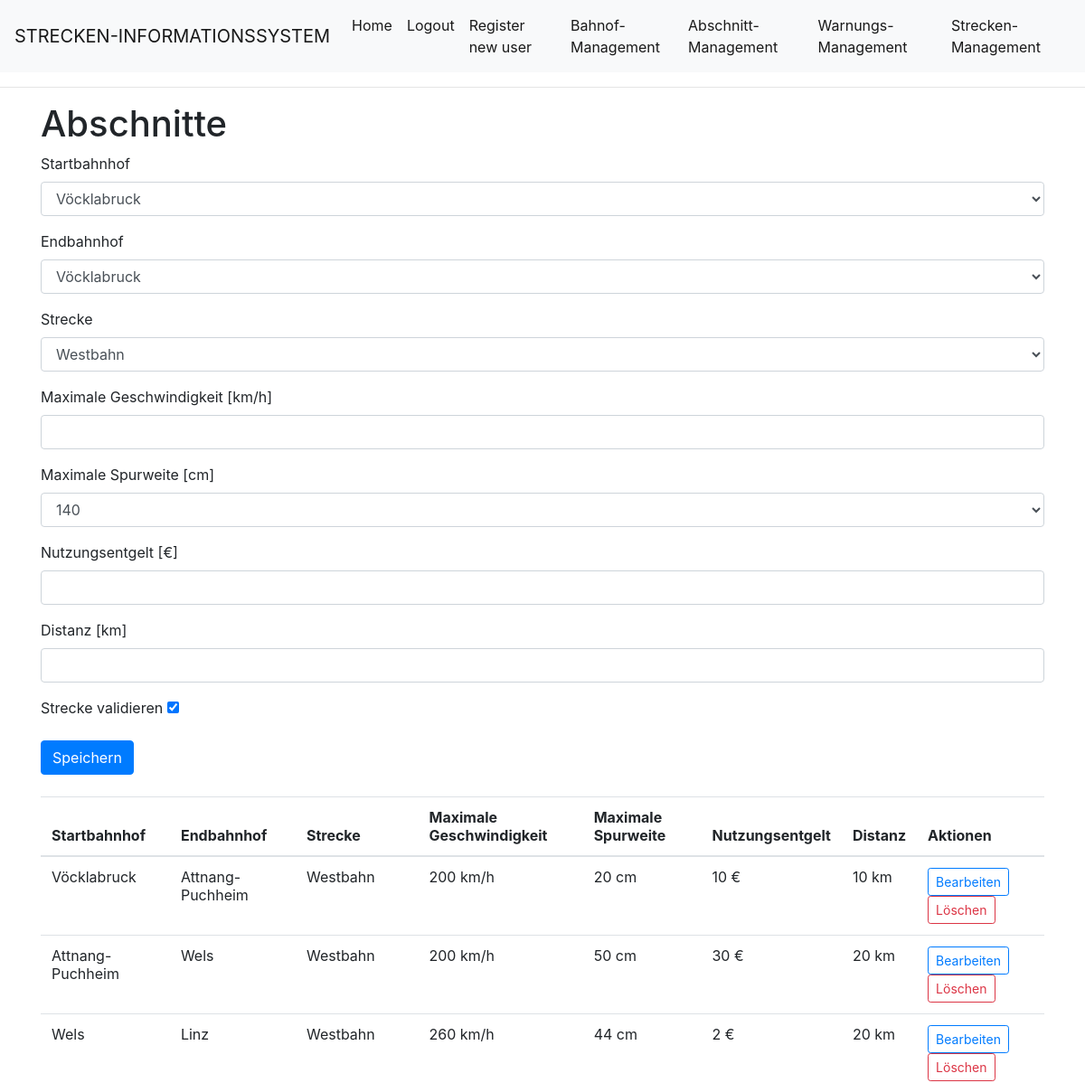
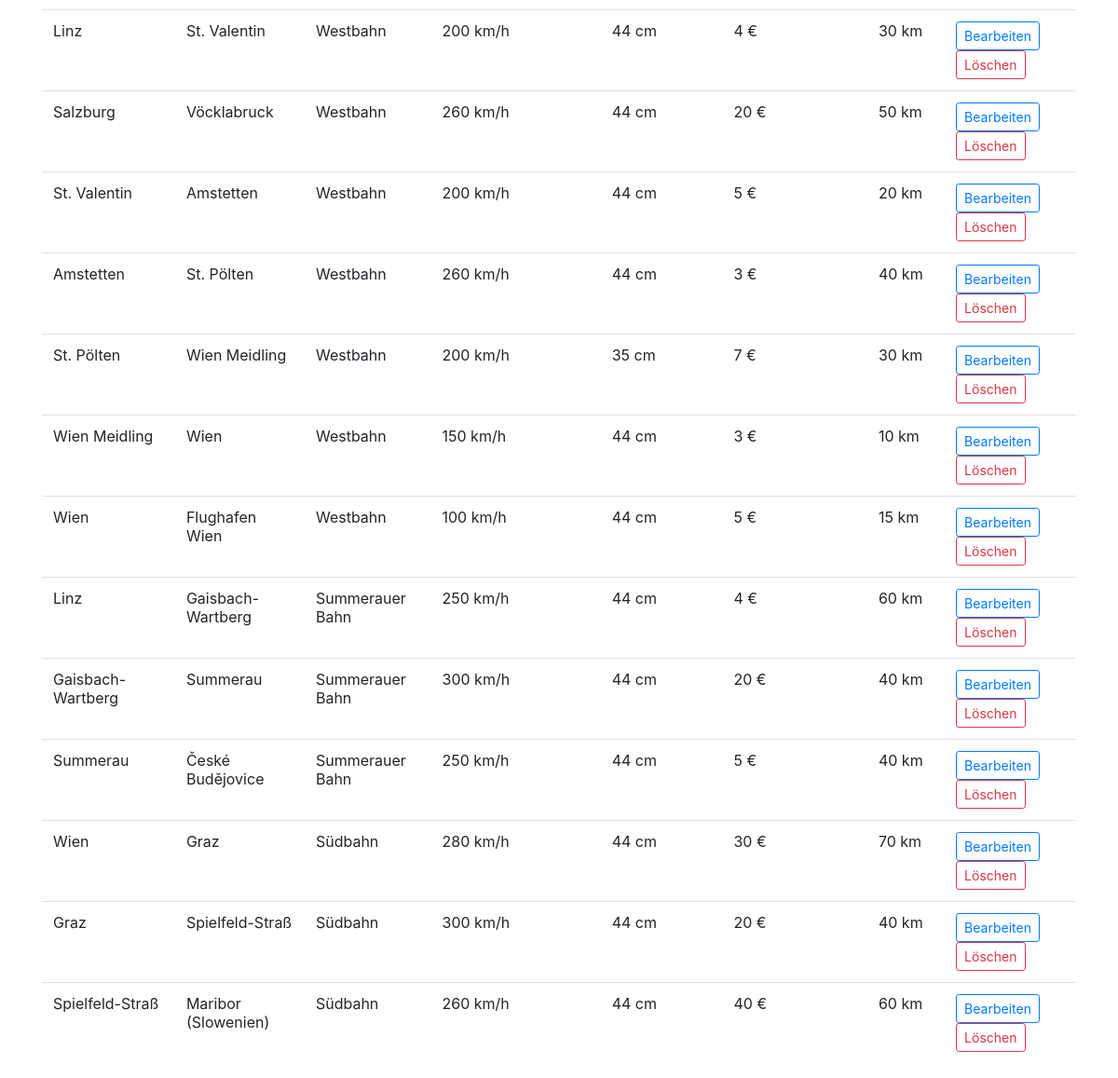
Screenshot of /abschnitt (signed in) with the database file from the repository (2 pictures, top to bottom).
### app/models.py (models this page shows, shortened)
class Abschnitt(db.Model):
    abschnitt_id = Column(Integer, primary_key=True)
    startbahnhof_id = Column(String(64), ForeignKey('bahnhof.name'))
    endbahnhof_id = Column(String(64), ForeignKey('bahnhof.name'))
    strecke_id = Column(String(64), ForeignKey('strecke.name'))
    maximale_geschwindigkeit = Column(Integer)
    maximale_spurweite = Column(Integer)
    nutzungsentgelt = Column(Integer)
    distanz = Column(Integer)
    warnung = Column(Boolean)
    startbahnhof = relationship('Bahnhof', foreign_keys=[startbahnhof_id])
    endbahnhof = relationship('Bahnhof', foreign_keys=[endbahnhof_id])
    strecke = relationship('Strecke', back_populates='abschnitte', foreign_keys=[strecke_id])
    warnungen = relationship('Warnung', back_populates='abschnitt', cascade='all, delete-orphan')

class Strecke(db.Model):
    name = Column(String(64), primary_key=True)
    abschnitte = relationship('Abschnitt', back_populates='strecke', cascade='all, delete-orphan')

### app/routes.py (the view, shortened to what this page needs)
@app.route('/abschnitt', methods=['GET', 'POST'])
@login_required
def abschnitt():
    form = AbschnittForm()
    abschnitte = Abschnitt.query.all()
    return render_template('abschnitt.html', title='Abschnitt', abschnitte=abschnitte, form=form)

### app/forms.py (shortened to what this page needs)
class AbschnittForm(FlaskForm):
    startbahnhof_id = SelectField('Startbahnhof', choices=get_bahnhof_choices, validators=[DataRequired()])
    endbahnhof_id = SelectField('Endbahnhof', choices=get_bahnhof_choices, validators=[DataRequired()])
    strecke_id = SelectField('Strecke', choices=get_strecke_choices, validators=[DataRequired()])
    maximale_geschwindigkeit = IntegerField('Maximale Geschwindigkeit [km/h]', validators=[DataRequired()])
    maximale_spurweite = SelectField('Maximale Spurweite [cm]', choices=[(140, '140'), (120, '120')], coerce=int, validators=[DataRequired()])
    nutzungsentgelt = IntegerField('Nutzungsentgelt [€]', validators=[DataRequired()])
    distanz = IntegerField('Distanz [km]', validators=[DataRequired()])
    strecke_validieren = BooleanField('Strecke validieren', default=True)
    submit = SubmitField('Submit')

### app/forms.py (called while the page is built)
def get_bahnhof_choices():
    return [(b.name, b.name) for b in Bahnhof.query.all()]

def get_strecke_choices():
    return [(s.name, s.name) for s in Strecke.query.all()]

### app/models.py (called while the page is built)
    @login.user_loader
    def load_user(id):
        return db.session.get(User, int(id))

### app/templates/abschnitt.html (shortened to what this page needs)
{% extends "base.html" %}
{% block content %}
    <div class="container">
        <h1>Abschnitte</h1>
        {% if current_user.is_authenticated and current_user.role == 'admin' %}
            <form action="" method="post">
                <div class="form-group">
                    {{ form.startbahnhof_id.label(class="form-label") }}
                    {{ form.startbahnhof_id(class="form-control") }}
                </div>
                <div class="form-group">
                    {{ form.endbahnhof_id.label(class="form-label") }}
                    {{ form.endbahnhof_id(class="form-control") }}
                </div>
                <div class="form-group">
                    {{ form.strecke_id.label(class="form-label") }}
                    {{ form.strecke_id(class="form-control") }}
                </div>
                <div class="form-group">
                    {{ form.maximale_geschwindigkeit.label(class="form-label") }}
                    {{ form.maximale_geschwindigkeit(class="form-control") }}
                </div>
                <div class="form-group">
                    {{ form.maximale_spurweite.label(class="form-label") }}
                    {{ form.maximale_spurweite(class="form-control") }}
                </div>
                <div class="form-group">
                    {{ form.nutzungsentgelt.label(class="form-label") }}
                    {{ form.nutzungsentgelt(class="form-control") }}
                </div>
                <div class="form-group">
                    {{ form.distanz.label(class="form-label") }}
                    {{ form.distanz(class="form-control") }}
                </div>
                <div class="form-group">
                    {{ form.strecke_validieren.label(class="form-label") }}
                    {{ form.strecke_validieren}}
                </div>
                <button type="submit" class="btn btn-primary">Speichern</button>
            </form>
        {% endif %}
        <table class="table mt-4">
            <thead>
            <tr>
                <th scope="col">Startbahnhof</th>
                <th scope="col">Endbahnhof</th>
                <th scope="col">Strecke</th>
                <th scope="col">Maximale Geschwindigkeit</th>
                <th scope="col">Maximale Spurweite</th>
                <th scope="col">Nutzungsentgelt</th>
                <th scope="col">Distanz</th>
                {% if current_user.is_authenticated and current_user.role == 'admin' %}
                    <th scope="col">Aktionen</th>
                {% endif %}
            </tr>
            </thead>
            <tbody>
            {% for abschnitt in abschnitte %}
                <tr>
                    <td>{{ abschnitt.startbahnhof_id }}</td>
                    <td>{{ abschnitt.endbahnhof_id }}</td>
                    <td>{{ abschnitt.strecke.name }}</td>
                    <td>{{ abschnitt.maximale_geschwindigkeit }} km/h</td>
                    <td>{{ abschnitt.maximale_spurweite }} cm</td>
                    <td>{{ abschnitt.nutzungsentgelt }} €</td>
                    <td>{{ abschnitt.distanz }} km</td>
                    {% if current_user.is_authenticated and current_user.role == 'admin' %}
                        <td>
                            <a href="{{ url_for('edit_abschnitt', abschnitt_id=abschnitt.abschnitt_id) }}"
                               class="btn btn-sm btn-outline-primary">Bearbeiten</a>
                            <form action="{{ url_for('delete_abschnitt', abschnitt_id=abschnitt.abschnitt_id) }}"
                                  method="post" style="display: inline;">
                                <button type="submit" class="btn btn-sm btn-outline-danger">Löschen</button>
                            </form>
                        </td>
                    {% endif %}
                </tr>
            {% endfor %}
            </tbody>
        </table>
    </div>
{% endblock %}

### rows the page displays
Abschnitt: startbahnhof_id "Vöcklabruck", endbahnhof_id "Attnang-Puchheim", strecke.name "Westbahn", maximale_geschwindigkeit "200", maximale_spurweite "20", nutzungsentgelt "10", distanz "10"
Abschnitt: startbahnhof_id "Attnang-Puchheim", endbahnhof_id "Wels", strecke.name "Westbahn", maximale_geschwindigkeit "200", maximale_spurweite "50", nutzungsentgelt "30", distanz "20"
Abschnitt: startbahnhof_id "Wels", endbahnhof_id "Linz", strecke.name "Westbahn", maximale_geschwindigkeit "260", maximale_spurweite "44", nutzungsentgelt "2", distanz "20"
Abschnitt: startbahnhof_id "Linz", endbahnhof_id "St. Valentin", strecke.name "Westbahn", maximale_geschwindigkeit "200", maximale_spurweite "44", nutzungsentgelt "4", distanz "30"
Abschnitt: startbahnhof_id "Salzburg", endbahnhof_id "Vöcklabruck", strecke.name "Westbahn", maximale_geschwindigkeit "260", maximale_spurweite "44", nutzungsentgelt "20", distanz "50"
Abschnitt: startbahnhof_id "St. Valentin", endbahnhof_id "Amstetten", strecke.name "Westbahn", maximale_geschwindigkeit "200", maximale_spurweite "44", nutzungsentgelt "5", distanz "20"
Abschnitt: startbahnhof_id "Amstetten", endbahnhof_id "St. Pölten", strecke.name "Westbahn", maximale_geschwindigkeit "260", maximale_spurweite "44", nutzungsentgelt "3", distanz "40"
Abschnitt: startbahnhof_id "St. Pölten", endbahnhof_id "Wien Meidling", strecke.name "Westbahn", maximale_geschwindigkeit "200", maximale_spurweite "35", nutzungsentgelt "7", distanz "30"
Abschnitt: startbahnhof_id "Wien Meidling", endbahnhof_id "Wien", strecke.name "Westbahn", maximale_geschwindigkeit "150", maximale_spurweite "44", nutzungsentgelt "3", distanz "10"
Abschnitt: startbahnhof_id "Wien", endbahnhof_id "Flughafen Wien", strecke.name "Westbahn", maximale_geschwindigkeit "100", maximale_spurweite "44", nutzungsentgelt "5", distanz "15"
Abschnitt: startbahnhof_id "Linz", endbahnhof_id "Gaisbach-Wartberg", strecke.name "Summerauer Bahn", maximale_geschwindigkeit "250", maximale_spurweite "44", nutzungsentgelt "4", distanz "60"
Abschnitt: startbahnhof_id "Gaisbach-Wartberg", endbahnhof_id "Summerau", strecke.name "Summerauer Bahn", maximale_geschwindigkeit "300", maximale_spurweite "44", nutzungsentgelt "20", distanz "40"
Abschnitt: startbahnhof_id "Summerau", endbahnhof_id "České Budějovice", strecke.name "Summerauer Bahn", maximale_geschwindigkeit "250", maximale_spurweite "44", nutzungsentgelt "5", distanz "40"
Abschnitt: startbahnhof_id "Wien", endbahnhof_id "Graz", strecke.name "Südbahn", maximale_geschwindigkeit "280", maximale_spurweite "44", nutzungsentgelt "30", distanz "70"
Abschnitt: startbahnhof_id "Graz", endbahnhof_id "Spielfeld-Straß", strecke.name "Südbahn", maximale_geschwindigkeit "300", maximale_spurweite "44", nutzungsentgelt "20", distanz "40"
Abschnitt: startbahnhof_id "Spielfeld-Straß", endbahnhof_id "Maribor (Slowenien)", strecke.name "Südbahn", maximale_geschwindigkeit "260", maximale_spurweite "44", nutzungsentgelt "40", distanz "60"
